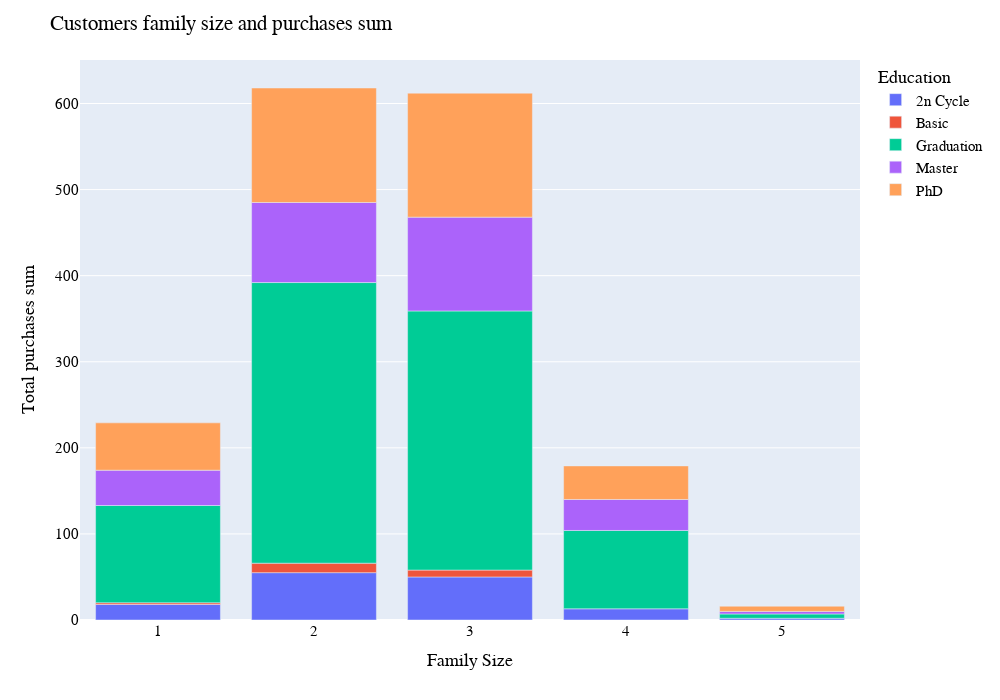

Notebook code cell kept with this figure:
### Markdown cell above
### #3: Graph2 - Plot a Bar Graph using Family_Size, Education and Total Purchases

### Code cell
groupby_family_size = customers.groupby(['Family_Size', 'Education']).count()['Total_purchases_sum']

fig = px.bar(x = groupby_family_size.index.get_level_values(0) ,y = groupby_family_size.values ,
             color = groupby_family_size.index.get_level_values(1),width = 1000, height = 700,
             labels=dict(x="Family Size", y="Sum of total purchases", color="Education")
)

fig.update_layout(title_text='Customers family size and purchases sum', 
                    xaxis_title='Family Size',
                    yaxis_title='Total purchases sum',
                    legend_title = 'Education',
                 font=dict(
        family="Courier New, monospace",
        size=15,
        color="black")
)

fig.show()

### Figure 1 — Plotly figure (JSON) as saved in the notebook; plotly's stock layout.template omitted (floating-point values rounded to 4 significant figures)
{"data": [{"alignmentgroup": "True", "hovertemplate": "Education=2n Cycle<br>Family Size=%{x}<br>Sum of total purchases=%{y}<extra></extra>", "legendgroup": "2n Cycle", "marker": {"color": "#636efa", "pattern": {"shape": ""}}, "name": "2n Cycle", "offsetgroup": "2n Cycle", "orientation": "v", "showlegend": true, "textposition": "auto", "type": "bar", "x": [1, 2, 3, 4, 5], "xaxis": "x", "y": [18, 55, 50, 13, 2], "yaxis": "y"}, {"alignmentgroup": "True", "hovertemplate": "Education=Basic<br>Family Size=%{x}<br>Sum of total purchases=%{y}<extra></extra>", "legendgroup": "Basic", "marker": {"color": "#EF553B", "pattern": {"shape": ""}}, "name": "Basic", "offsetgroup": "Basic", "orientation": "v", "showlegend": true, "textposition": "auto", "type": "bar", "x": [1, 2, 3], "xaxis": "x", "y": [2, 11, 8], "yaxis": "y"}, {"alignmentgroup": "True", "hovertemplate": "Education=Graduation<br>Family Size=%{x}<br>Sum of total purchases=%{y}<extra></extra>", "legendgroup": "Graduation", "marker": {"color": "#00cc96", "pattern": {"shape": ""}}, "name": "Graduation", "offsetgroup": "Graduation", "orientation": "v", "showlegend": true, "textposition": "auto", "type": "bar", "x": [1, 2, 3, 4, 5], "xaxis": "x", "y": [113, 326, 301, 91, 5], "yaxis": "y"}, {"alignmentgroup": "True", "hovertemplate": "Education=Master<br>Family Size=%{x}<br>Sum of total purchases=%{y}<extra></extra>", "legendgroup": "Master", "marker": {"color": "#ab63fa", "pattern": {"shape": ""}}, "name": "Master", "offsetgroup": "Master", "orientation": "v", "showlegend": true, "textposition": "auto", "type": "bar", "x": [1, 2, 3, 4, 5], "xaxis": "x", "y": [41, 93, 109, 36, 3], "yaxis": "y"}, {"alignmentgroup": "True", "hovertemplate": "Education=PhD<br>Family Size=%{x}<br>Sum of total purchases=%{y}<extra></extra>", "legendgroup": "PhD", "marker": {"color": "#FFA15A", "pattern": {"shape": ""}}, "name": "PhD", "offsetgroup": "PhD", "orientation": "v", "showlegend": true, "textposition": "auto", "type": "bar", "x": [1, 2, 3, 4, 5], "xaxis": "x", "y": [55, 133, 144, 39, 6], "yaxis": "y"}], "layout": {"barmode": "relative", "font": {"color": "black", "family": "Courier New, monospace", "size": 15}, "height": 700, "legend": {"title": {"text": "Education"}, "tracegroupgap": 0}, "margin": {"t": 60}, "title": {"text": "Customers family size and purchases sum"}, "width": 1000, "xaxis": {"anchor": "y", "domain": [0, 1], "title": {"text": "Family Size"}}, "yaxis": {"anchor": "x", "domain": [0, 1], "title": {"text": "Total purchases sum"}}}}
